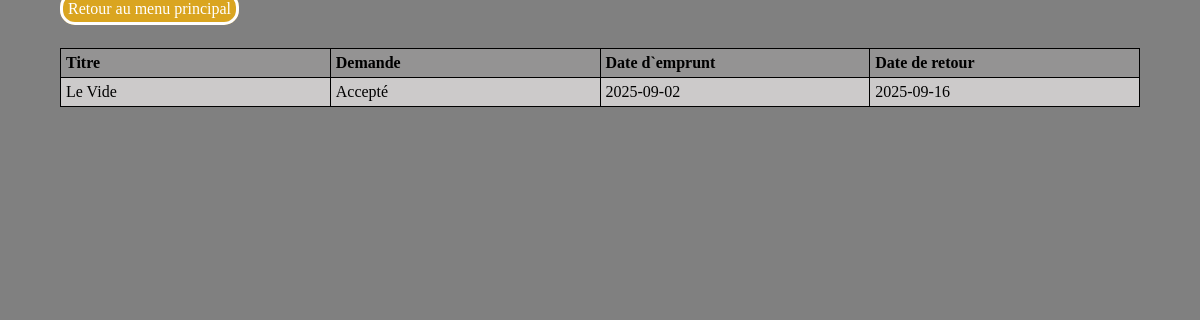
The app's page /clientEmpruntEnCours.php with its own data.
### tables this page shows
CREATE TABLE `livres_emprunte` (
  `id` int NOT NULL,
  `demande_emprunt` tinyint(1) DEFAULT NULL,
  `date_emprunt` date NOT NULL,
  `date_retour_max` date NOT NULL,
  `date_retour` date DEFAULT NULL,
  `emprunteur_id` int NOT NULL,
  `livres_id` int NOT NULL
);

CREATE TABLE `livres` (
  `id` int NOT NULL,
  `titre` text NOT NULL,
  `auteur` varchar(20) NOT NULL,
  `date_publication` date NOT NULL,
  `nombre_pages` int NOT NULL,
  `bibli_id` int NOT NULL
);

### clientEmpruntEnCours.php (the view, shortened to what this page needs)
<!DOCTYPE html>
<html lang="en">
<head>
    <link rel="stylesheet" href="style/css/style.css">
</head>
<body>
    <?php
    $mysqli = new mysqli($host, $username, $password, $database);
    $req = $mysqli->query("SELECT  `demande_emprunt`, `date_emprunt`, `date_retour_max`, `titre` FROM `livres_emprunte` INNER JOIN `livres` ON `livres_id` = livres.id WHERE `emprunteur_id` = 32");
    $result = $req
        ?>
    <nav>
        <a href="clientHomePage.php">Retour au menu principal</a>
    </nav>
    <?php
    echo '<table><tr><th>Titre</th><th>Demande</th><th>Date d`emprunt</th><th>Date de retour</th></tr>';
    while ($row = $result->fetch_assoc()) {
        echo "<tr>";
        echo "<td>" . $row["titre"] . "</td>";
        if ($row["demande_emprunt"] == 1) {
            echo "<td>Accepté</td>";
        } else {
            echo "<td>En traitement</td>";
        }
        echo "<td>" . $row["date_emprunt"] . "</td>";
        echo "<td>" . $row["date_retour_max"] . "</td>";
        echo "</tr>";
    }
    echo "</table>";
    ?>
</body>
</html>

### style/css/style.css (style rules this page uses)
body { background-color: grey; width: 90%; max-width: 1280px; margin: auto; }
nav { margin-bottom: 30px; }
nav a { text-decoration: none; color: white; background-color: goldenrod; border: solid; border-radius: 15px; padding: 5px; }
table, th, td { text-align: left; color: black; border: 1px solid black; border-collapse: collapse; padding: 5px; table-layout: fixed; }
table { width: 100%; }
tr:nth-child(odd) { background-color: #949393; }
tr:nth-child(even) { background-color: #cccaca; }

### records on screen
livres_emprunte: livres.titre "Le Vide", demande_emprunt "Accepté", date_emprunt "2025-09-02", date_retour_max "2025-09-16"
